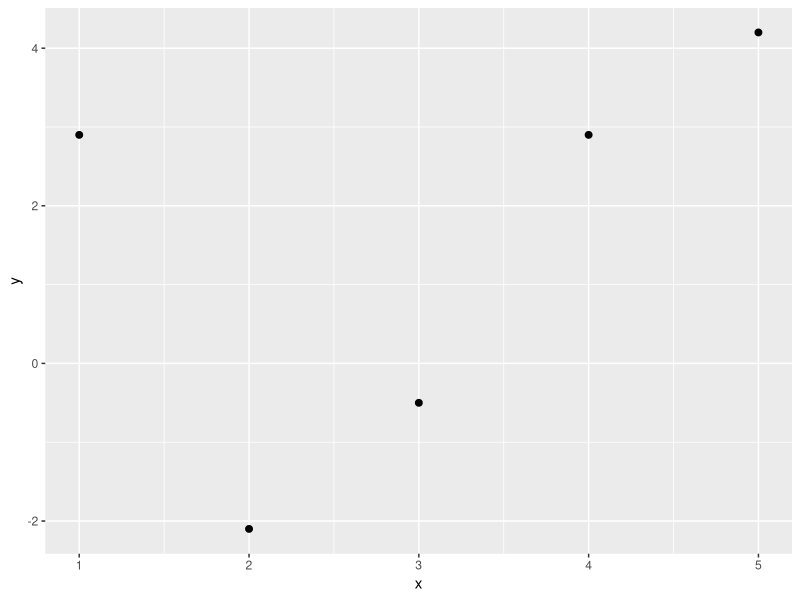
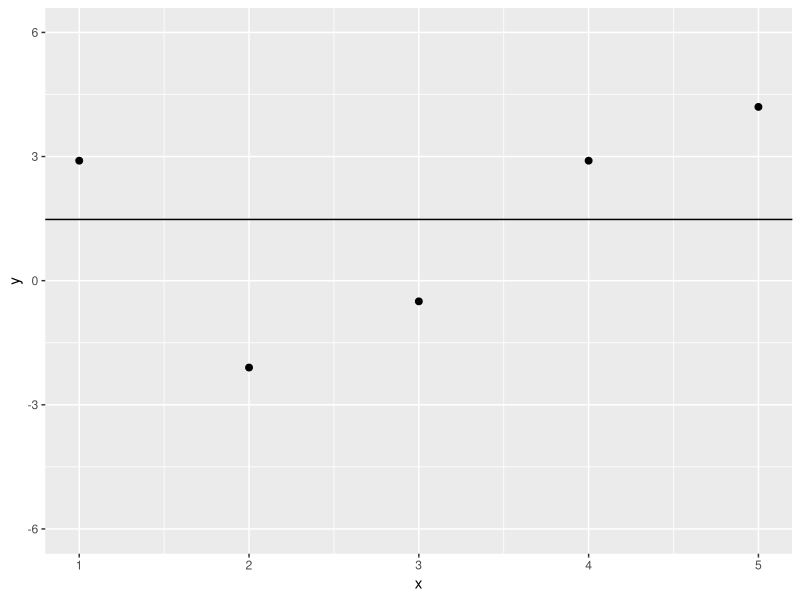
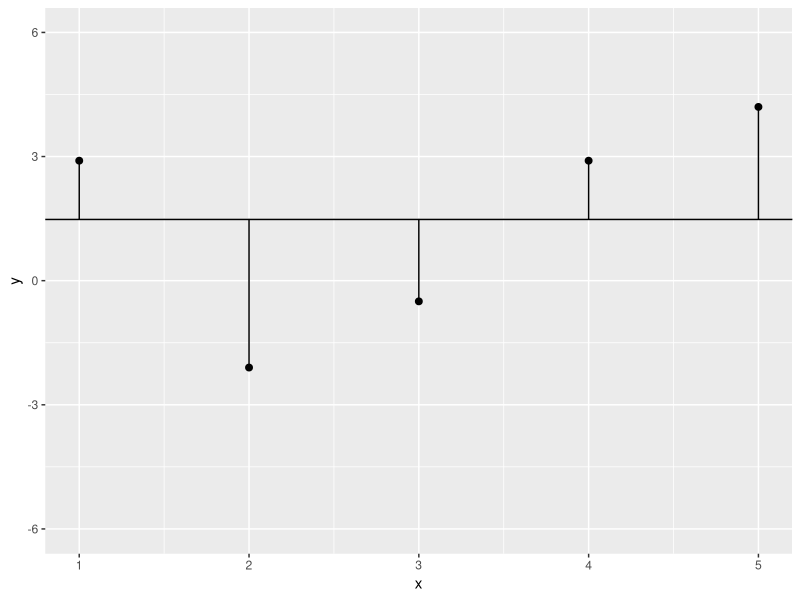
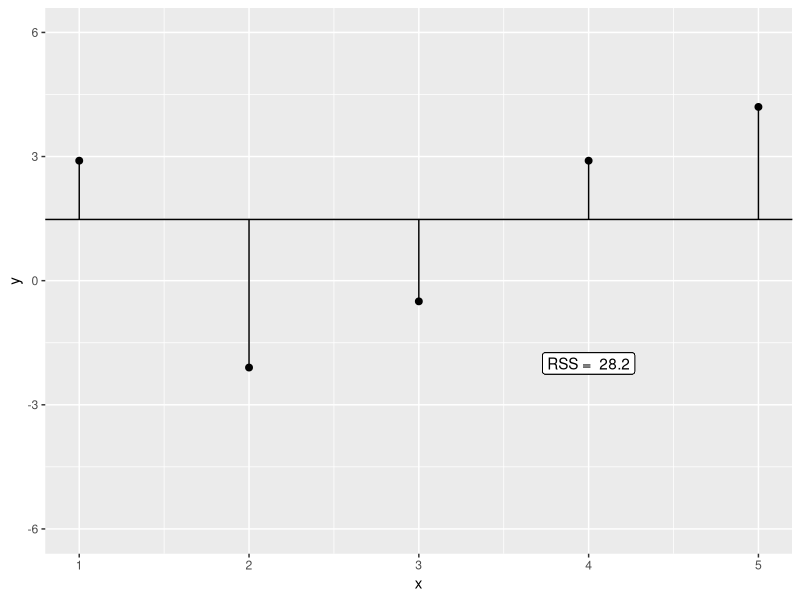
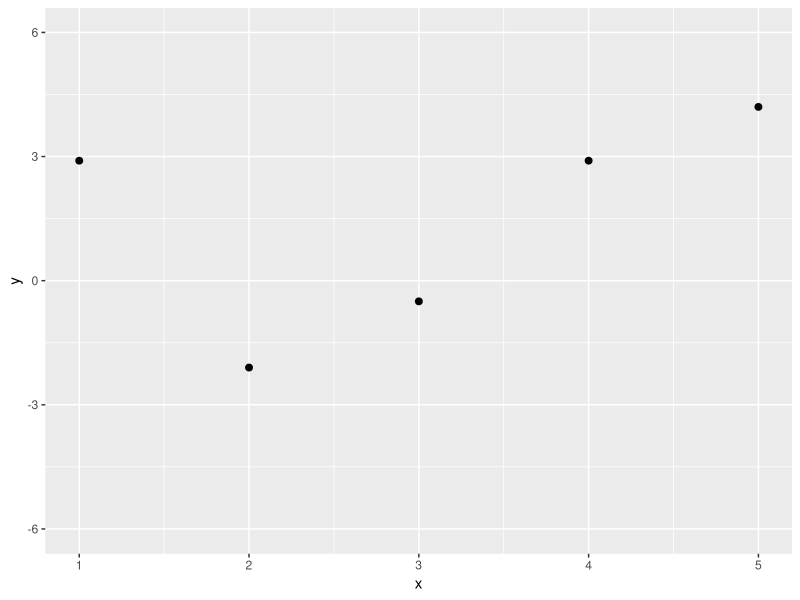
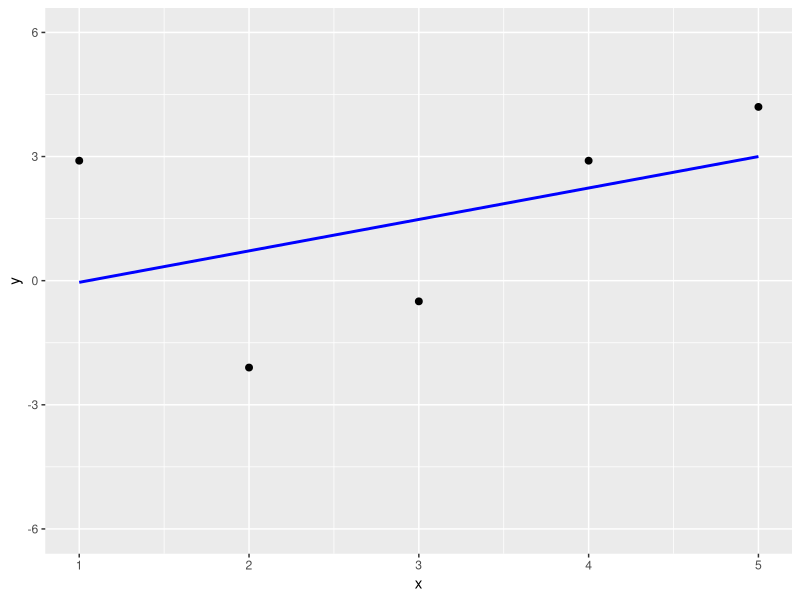
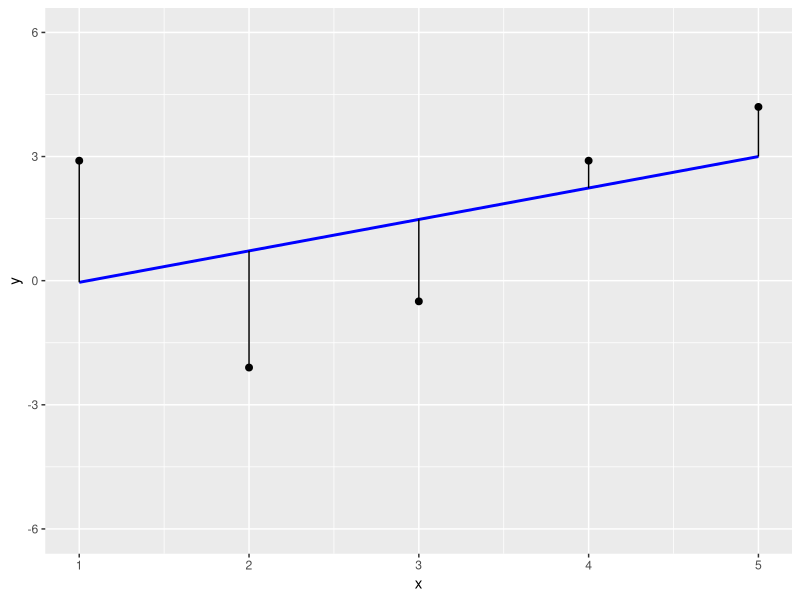
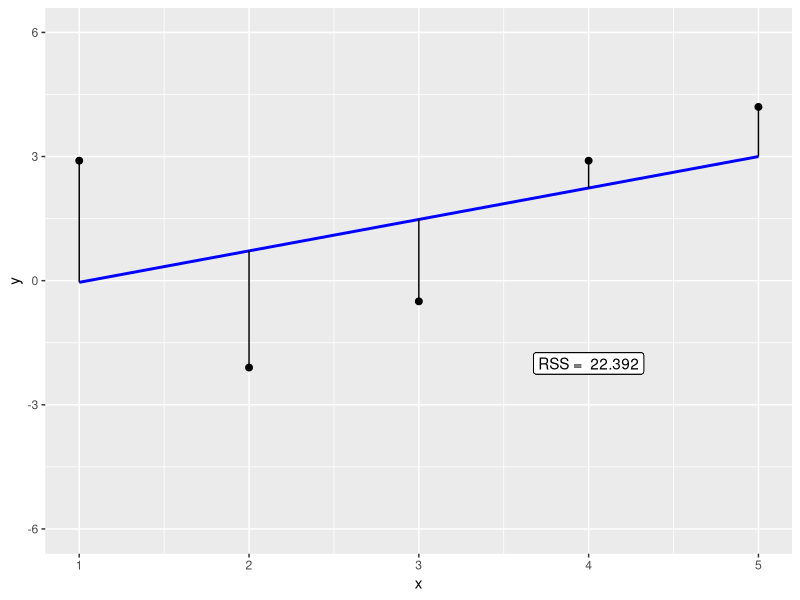

R code for these plots, in order:
## ---- chunk 1
head(mtcars)
## ---- chunk 2
t.test(mpg ~ am, 
       data = mtcars, 
       var.equal = TRUE)
## ---- chunk 3
model <- lm(mpg ~ am, 
            data = mtcars)
summary(model)
## ---- chunk 4
y <- c(2.9, -2.1, -0.5, 2.9, 4.2)
x <- 1:5
## ---- chunk 5
df <- data.frame(x, y)

library(ggplot2)
p <- ggplot(data = df, 
            mapping = aes(x = x, y = y)) +
       geom_point(size = 2)
p
## ---- chunk 6
p <- p + geom_hline(yintercept = mean(y)) +
           scale_y_continuous(limits = c(-6, 6))
p
## ---- chunk 7
p <- p + geom_segment(mapping = aes(y = mean(y), yend = y, 
                                    x = x, xend = x))
p
## ---- chunk 8
sum( y - mean(y) )
## ---- chunk 9
sum( (y - mean(y))^2 )
## ---- chunk 10
RSS <- round(sum((y - mean(y))^2), 1)
lab <- paste("RSS = ", RSS)
lab
p + geom_label(x = 4, y = -2, label = lab)
## ---- chunk 11
p1 <- ggplot(data = data.frame(x, y), 
             mapping = aes(x, y)) +
        geom_point(size = 2) +
        scale_y_continuous(limits = c(-6, 6)) 
p1
## ---- chunk 12
p1 <- p1 + geom_smooth(method = lm, se = FALSE, col = "blue")
p1
## ---- chunk 13
p1 <- p1 + geom_segment(aes(y = predict(lm(y ~ x)), yend = y, 
                            x = x, xend = x))
p1
## ---- chunk 14
lrm <- lm(y ~ x)
epsilon <- residuals(lrm)

RSS <- sum(epsilon^2)
RSS
## ---- chunk 15
lab <- paste("RSS = ", RSS)
p1 + geom_label(x = 4, y = -2, label = lab)
## ---- chunk 16
p1 + geom_point(mapping = aes(x, predict(lm(y ~ x))), 
                pch = 15, size = 2)
## ---- chunk 17
beta1 <- sum((x - mean(x)) * (y - mean(y)))/sum((x - mean(x))^2)
beta1
beta0 <- mean(y) - beta1 * mean(x)
beta0
## ---- chunk 18
lm(y ~ x)
## ---- chunk 19
Age <- c(18, 23, 25, 35, 65, 54, 34, 56, 72, 19, 23, 42, 18, 39, 37)
HR <- c(202, 186, 187, 180, 156, 169, 174, 172, 153, 199, 193, 174, 198, 183, 178)
df <- data.frame(HR, Age)
## ---- chunk 20
ggplot(data = df, 
       mapping = aes(x = Age, y = HR)) + 
  geom_point(size = 2) +
  xlab("Age [yr]") +
  ylab("Heart Rate [bpm]") + 
  geom_smooth(method = lm, se = FALSE)
## ---- chunk 21
lm(HR ~ Age, data = df)
## ---- chunk 22
210.0485 - 0.7977 * 50
## ---- chunk 23
model <- lm(HR ~ Age, 
            data = df)
predict(model, 
        newdata = data.frame(Age = 50))
## ---- chunk 24
predict(model, 
        newdata = data.frame(Age = seq(from = 40, to = 60, by = 10)))
## ---- chunk 25
summary(model)
## ---- chunk 26
sqrt(sum(residuals(model)^2)/13)
## ---- chunk 27
resid(model)
## ---- chunk 28
RSS <- sum(resid(model)^2)
RSS
deviance(model)
## ---- chunk 29
model0 <- lm(HR ~ 1, 
             data = df)
SSY <- deviance(model0)
1 - RSS/SSY
## ---- chunk 30
pf(130, df1 = 1, df2 = 13, lower.tail = FALSE)
## ---- chunk 31
I1 <- sample(1:15, size = 15, replace = TRUE)
## ---- chunk 32
I1
table(I1)
## ---- chunk 33
bsHR <- df$HR[I1]
bsAge <- df$Age[I1]
bsHR; bsAge
## ---- chunk 34
modelBS1 <- lm(bsHR ~ bsAge)
coef(modelBS1)
coef(modelBS1)[2]
## ---- chunk 35
slope <- numeric()
int <- numeric()
for(i in 1:100){
  I <- sample(1:15, size = 15, replace = TRUE)
  models <- lm(HR ~ Age, data = df[I, ])
  slope[i] <- coef(models)[2]
  int[i] <- coef(models)[1]
}
ggplot(data = as.data.frame(slope), 
       mapping = aes(slope)) +
    geom_histogram(bins = 25)

df2 <- data.frame(int, slope, bs = 1:100)
ggplot(data = df, 
       mapping = aes(x = Age, y = HR)) + 
  geom_point() + 
  geom_abline(mapping = aes(intercept = int, slope  = slope, group = bs), 
              data = df2) +
  geom_smooth(method = lm)
## ---- chunk 36
sd(slope)
